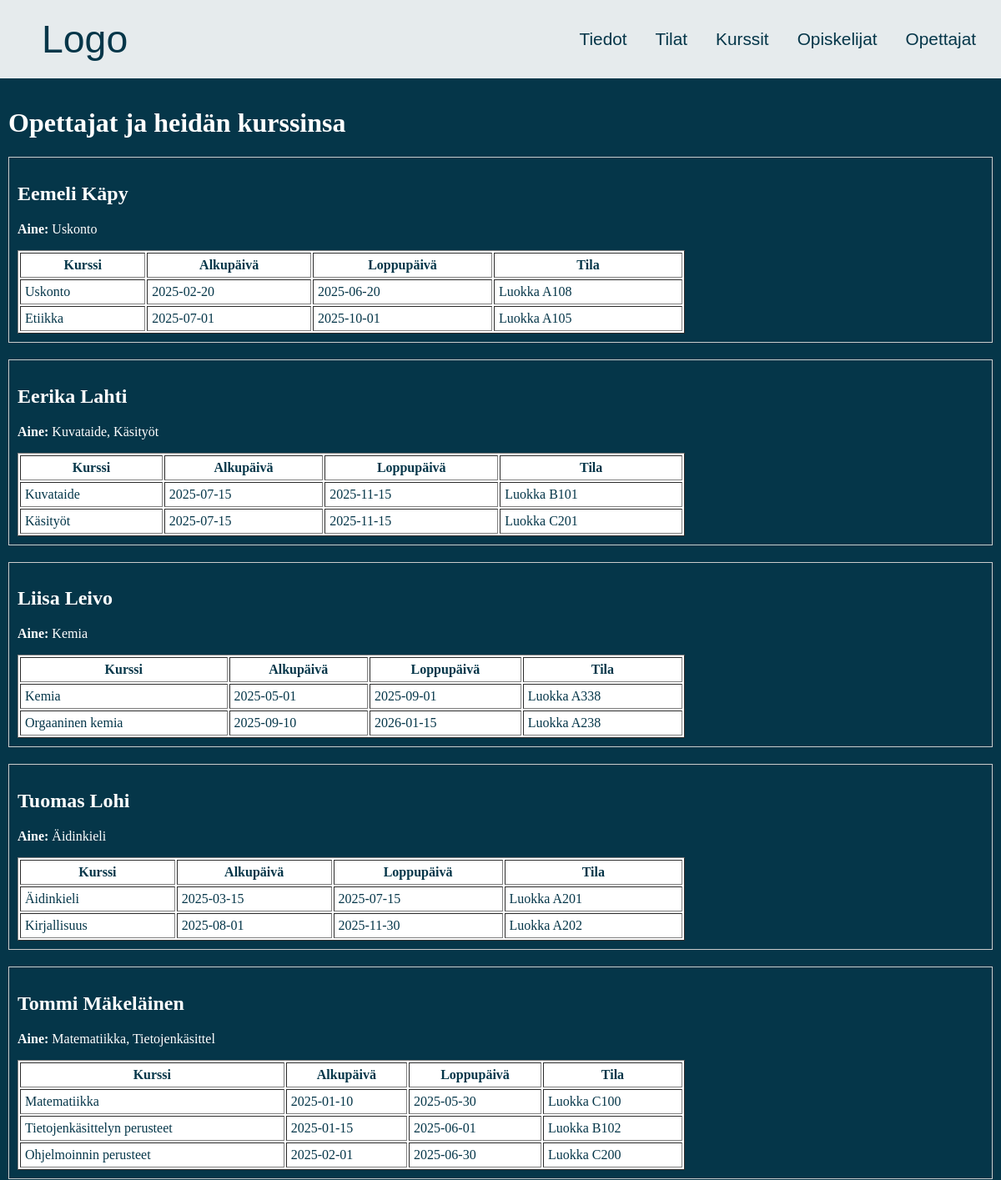
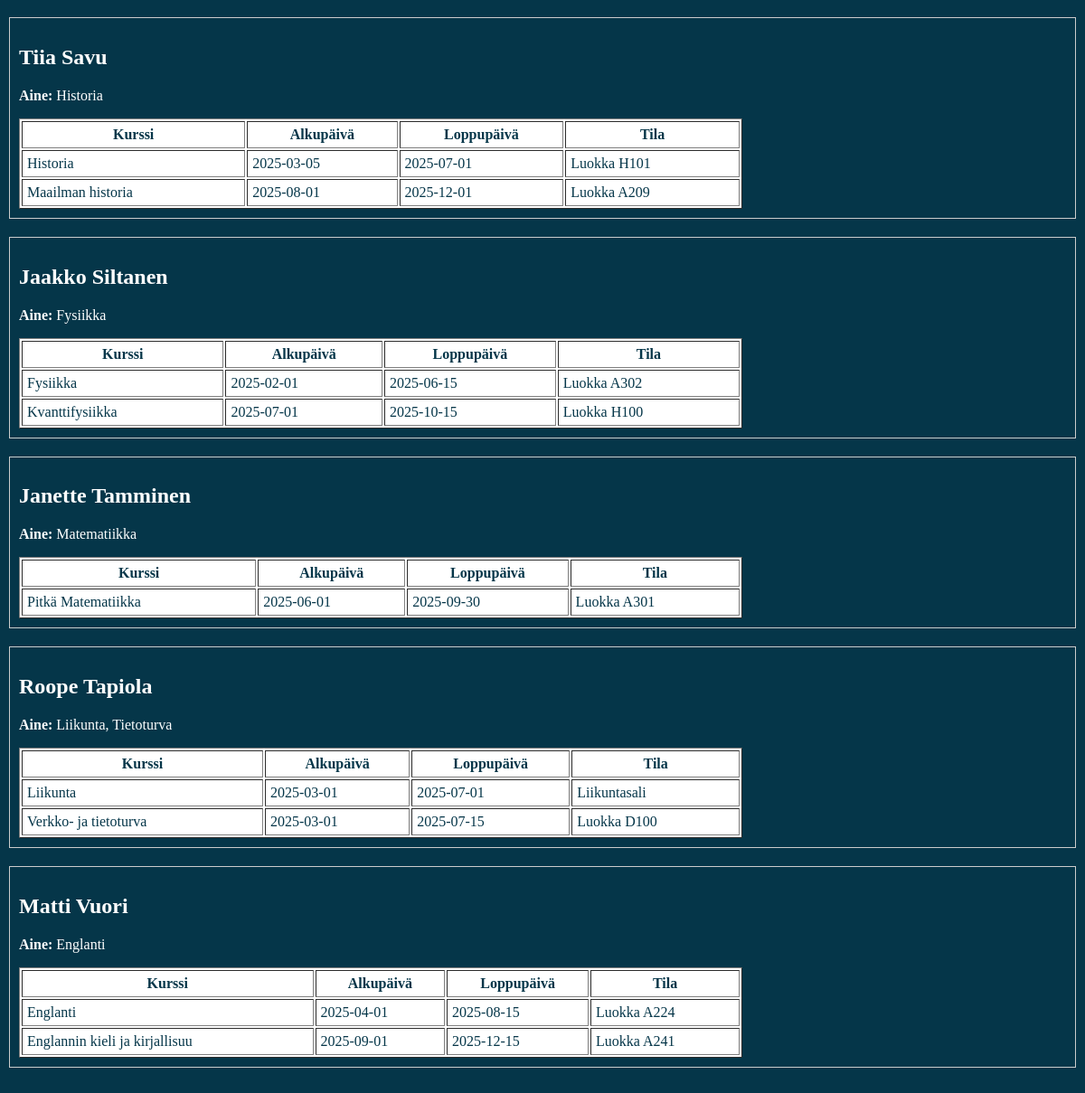
/Koodi/opettajat.php, run on the app's committed database (2 pictures, top to bottom).
### tables this page shows
CREATE TABLE `opettajat` (
  `Tunnusnumero` int(11) NOT NULL,
  `Etunimi` varchar(30) NOT NULL,
  `Sukunimi` varchar(30) NOT NULL,
  `Aine` varchar(30) NOT NULL
);

CREATE TABLE `kurssit` (
  `Tunnus` int(11) NOT NULL,
  `Nimi` varchar(30) NOT NULL,
  `Kuvaus` text NOT NULL,
  `Alkupaiva` date NOT NULL,
  `Loppupaiva` date NOT NULL,
  `Opettaja` int(11) NOT NULL,
  `Tila` int(11) NOT NULL
);

CREATE TABLE `tilat` (
  `Tunnus` int(11) NOT NULL,
  `Nimi` varchar(30) NOT NULL,
  `Kapasiteetti` int(11) NOT NULL
);

### Koodi/opettajat.php (the view, shortened to what this page needs)
<?php
include 'yhteys.php';
$sql = "SELECT Tunnusnumero, Etunimi, Sukunimi, Aine FROM opettajat ORDER BY Sukunimi, Etunimi";
$stmt = $yhteys->query($sql);
$opettajat = $stmt->fetchAll(PDO::FETCH_ASSOC);
?>
<!DOCTYPE html>
<html lang="fi">
<head>
    <link rel="stylesheet" href="styles.css">
</head>
<body>
    <div class="header">
        <a href="index.php" class="logo">Logo</a>
        <div class="items">
            <a href="tiedot.php">Tiedot</a>
            <a href="tilat.php">Tilat</a>
            <a href="kurssit.php">Kurssit</a>
            <a href="opiskelijat.php">Opiskelijat</a>
            <a href="opettajat.php">Opettajat</a>
        </div>
    </div>
    <div class="content">
        <h1>Opettajat ja heidän kurssinsa</h1>
        <?php foreach ($opettajat as $opettaja): ?>
            <div class="teacher-box" style="border:1px solid #ccc; padding:10px; margin-bottom:20px;">
                <h2><?= htmlspecialchars($opettaja['Etunimi'] . ' ' . $opettaja['Sukunimi']) ?></h2>
                <p><strong>Aine:</strong> <?= htmlspecialchars($opettaja['Aine']) ?></p>
                <?php
                $sql2 = "SELECT k.Nimi, k.Alkupaiva, k.Loppupaiva, t.Nimi AS tila_nimi
                         FROM kurssit k
                         LEFT JOIN tilat t ON k.Tila = t.Tunnus
                         WHERE k.Opettaja = ?
                         ORDER BY k.Alkupaiva";
                $stmt2 = $yhteys->prepare($sql2);
                $stmt2->execute([$opettaja['Tunnusnumero']]);
                $kurssit = $stmt2->fetchAll(PDO::FETCH_ASSOC);
                ?>
                <?php if (empty($kurssit)): ?>
                    <p>Tällä opettajalla ei ole vielä kursseja.</p>
                <?php else: ?>
                    <table border="1" cellpadding="5" style="width:100%; max-width:800px; margin-top:10px;">
                        <tr>
                            <th>Kurssi</th>
                            <th>Alkupäivä</th>
                            <th>Loppupäivä</th>
                            <th>Tila</th>
                        </tr>
                        <?php foreach ($kurssit as $kurssi): ?>
                        <tr>
                            <td><?= htmlspecialchars($kurssi['Nimi']) ?></td>
                            <td><?= htmlspecialchars($kurssi['Alkupaiva']) ?></td>
                            <td><?= htmlspecialchars($kurssi['Loppupaiva']) ?></td>
                            <td><?= htmlspecialchars($kurssi['tila_nimi']) ?></td>
                        </tr>
                        <?php endforeach; ?>
                    </table>
                <?php endif; ?>
            </div>
        <?php endforeach; ?>
    </div>
</body>
</html>

### Koodi/styles.css (style rules this page uses)
html, body { margin: 0; padding: 0; min-height: 150vh; width: 100%; background-color: rgb(5, 54, 73); display: flex; flex-direction: column; }
.header { display: flex; justify-content: space-between; align-items: center; padding: 15px; background-color: rgb(255, 255, 255, 0.9); border-bottom: 0.3rem solid rgb(5, 54, 73); }
.header a { padding: 10px 15px; transition: all 0.3s ease; }
.header a { margin: 0; color: rgb(5, 54, 73); text-decoration: none; font-size: 1.3rem; font-family: 'Gill Sans', 'Gill Sans MT', Calibri, 'Trebuchet MS', sans-serif; transition: all 0.3s ease; }
.header .logo { align-items: center; padding: 5px; text-align: left; color: rgb(5, 54, 73); margin-left: 30px; text-decoration: none; font-size: 2.9rem; }
.content { color: white; padding: 10px; }
table, th, td { background-color: white; color: rgb(5, 54, 73); }

### data on the page
opettajat: Etunimi+Sukunimi "Eemeli Käpy", Aine "Uskonto"
kurssit: Nimi "Uskonto", Alkupaiva "2025-02-20", Loppupaiva "2025-06-20", Tila.Nimi "Luokka A108"
kurssit: Nimi "Etiikka", Alkupaiva "2025-07-01", Loppupaiva "2025-10-01", Tila.Nimi "Luokka A105"
opettajat: Etunimi+Sukunimi "Eerika Lahti", Aine "Kuvataide, Käsityöt"
kurssit: Nimi "Kuvataide", Alkupaiva "2025-07-15", Loppupaiva "2025-11-15", Tila.Nimi "Luokka B101"
kurssit: Nimi "Käsityöt", Alkupaiva "2025-07-15", Loppupaiva "2025-11-15", Tila.Nimi "Luokka C201"
opettajat: Etunimi+Sukunimi "Liisa Leivo", Aine "Kemia"
kurssit: Nimi "Kemia", Alkupaiva "2025-05-01", Loppupaiva "2025-09-01", Tila.Nimi "Luokka A338"
kurssit: Nimi "Orgaaninen kemia", Alkupaiva "2025-09-10", Loppupaiva "2026-01-15", Tila.Nimi "Luokka A238"
opettajat: Etunimi+Sukunimi "Tuomas Lohi", Aine "Äidinkieli"
kurssit: Nimi "Äidinkieli", Alkupaiva "2025-03-15", Loppupaiva "2025-07-15", Tila.Nimi "Luokka A201"
kurssit: Nimi "Kirjallisuus", Alkupaiva "2025-08-01", Loppupaiva "2025-11-30", Tila.Nimi "Luokka A202"
opettajat: Etunimi+Sukunimi "Tommi Mäkeläinen", Aine "Matematiikka, Tietojenkäsittel"
kurssit: Nimi "Matematiikka", Alkupaiva "2025-01-10", Loppupaiva "2025-05-30", Tila.Nimi "Luokka C100"
kurssit: Nimi "Tietojenkäsittelyn perusteet", Alkupaiva "2025-01-15", Loppupaiva "2025-06-01", Tila.Nimi "Luokka B102"
kurssit: Nimi "Ohjelmoinnin perusteet", Alkupaiva "2025-02-01", Loppupaiva "2025-06-30", Tila.Nimi "Luokka C200"
opettajat: Etunimi+Sukunimi "Tiia Savu", Aine "Historia"
kurssit: Nimi "Historia", Alkupaiva "2025-03-05", Loppupaiva "2025-07-01", Tila.Nimi "Luokka H101"
kurssit: Nimi "Maailman historia", Alkupaiva "2025-08-01", Loppupaiva "2025-12-01", Tila.Nimi "Luokka A209"
opettajat: Etunimi+Sukunimi "Jaakko Siltanen", Aine "Fysiikka"
kurssit: Nimi "Fysiikka", Alkupaiva "2025-02-01", Loppupaiva "2025-06-15", Tila.Nimi "Luokka A302"
kurssit: Nimi "Kvanttifysiikka", Alkupaiva "2025-07-01", Loppupaiva "2025-10-15", Tila.Nimi "Luokka H100"
opettajat: Etunimi+Sukunimi "Janette Tamminen", Aine "Matematiikka"
kurssit: Nimi "Pitkä Matematiikka", Alkupaiva "2025-06-01", Loppupaiva "2025-09-30", Tila.Nimi "Luokka A301"
opettajat: Etunimi+Sukunimi "Roope Tapiola", Aine "Liikunta, Tietoturva"
kurssit: Nimi "Liikunta", Alkupaiva "2025-03-01", Loppupaiva "2025-07-01", Tila.Nimi "Liikuntasali"
kurssit: Nimi "Verkko- ja tietoturva", Alkupaiva "2025-03-01", Loppupaiva "2025-07-15", Tila.Nimi "Luokka D100"
opettajat: Etunimi+Sukunimi "Matti Vuori", Aine "Englanti"
kurssit: Nimi "Englanti", Alkupaiva "2025-04-01", Loppupaiva "2025-08-15", Tila.Nimi "Luokka A224"
kurssit: Nimi "Englannin kieli ja kirjallisuu", Alkupaiva "2025-09-01", Loppupaiva "2025-12-15", Tila.Nimi "Luokka A241"
